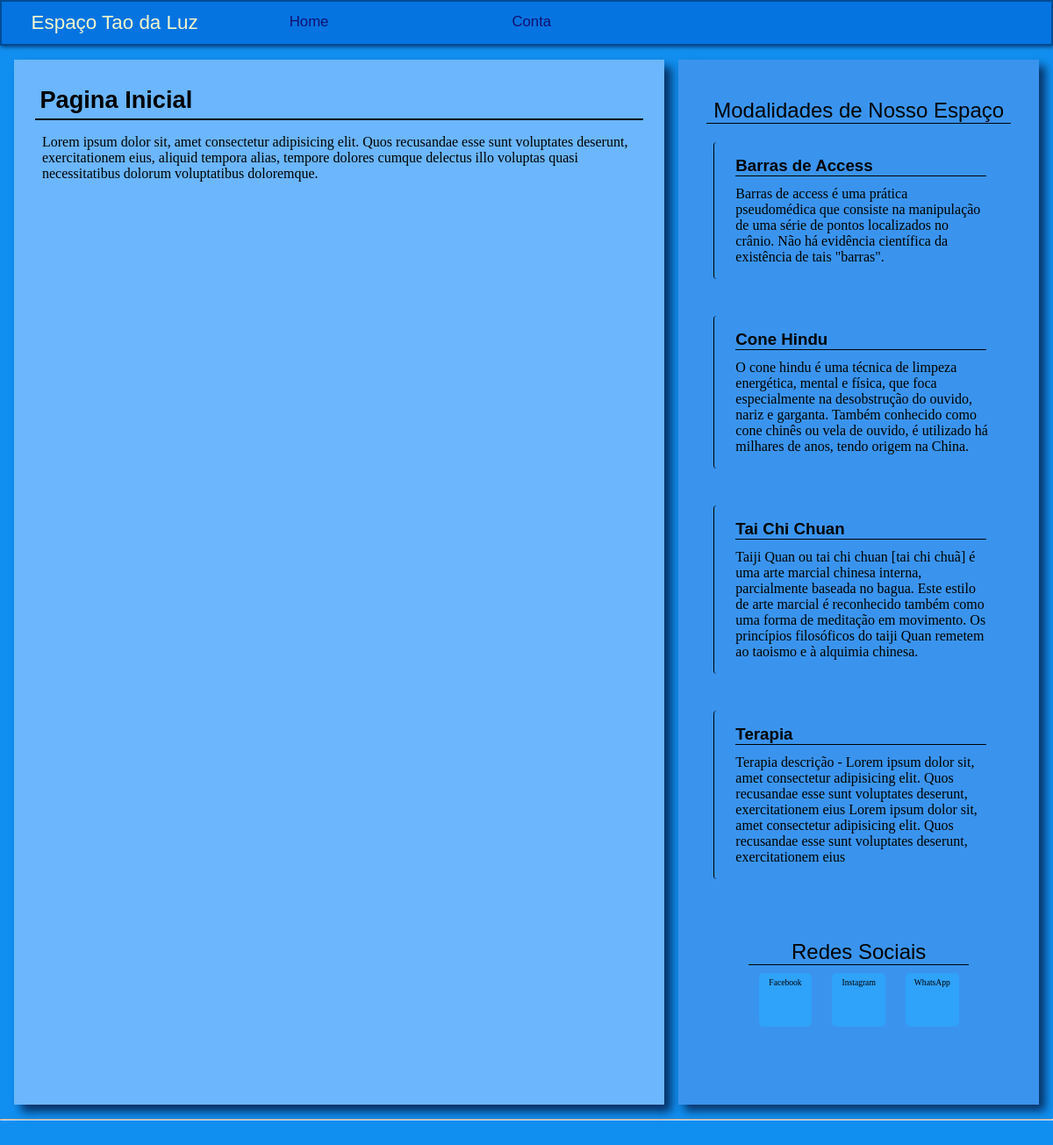
Page /site/home/ on the earlier database version.
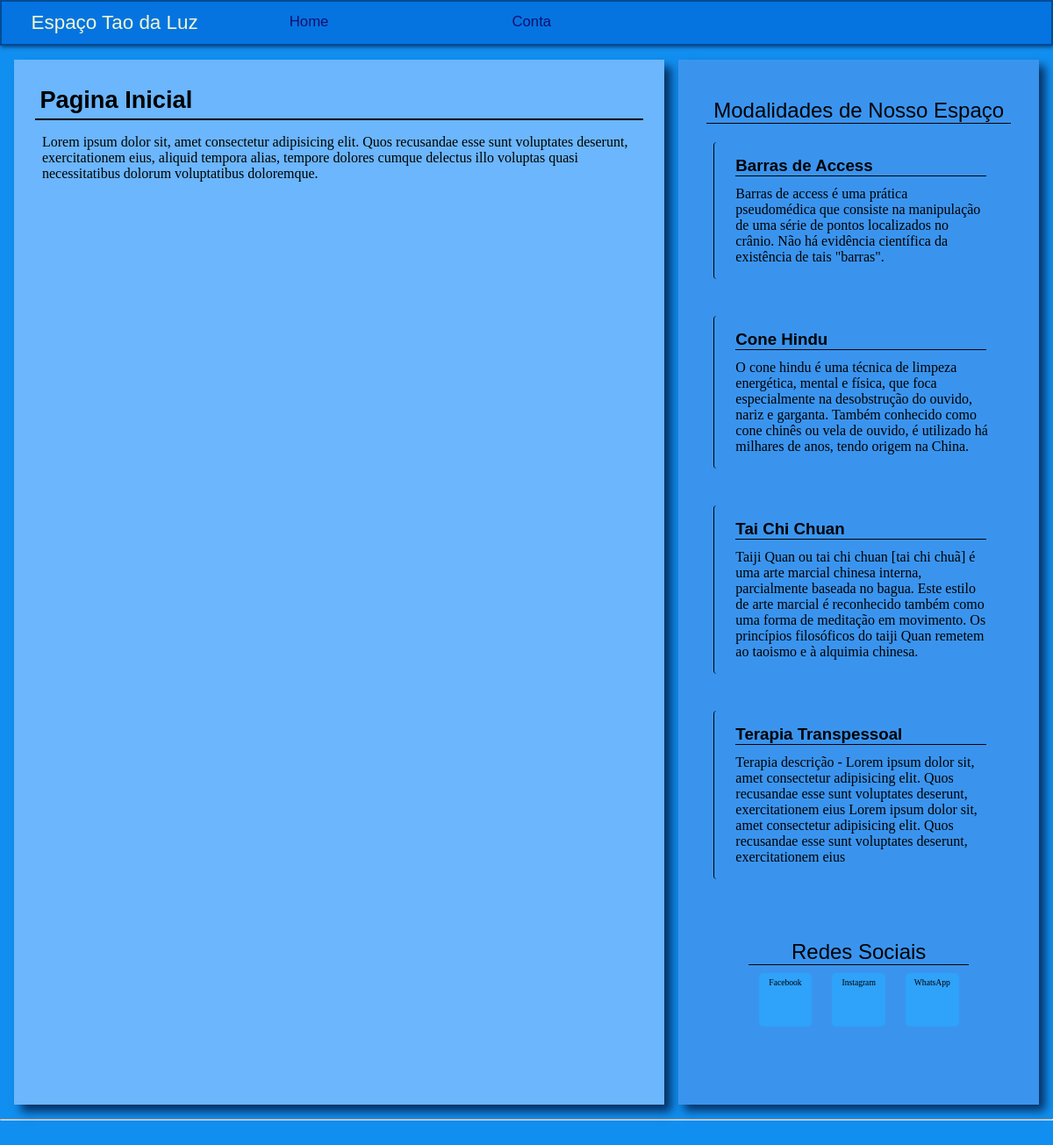
Same page on the later database version.
### Espaco_Tao/models.py (models this page shows, shortened)
class Modalidade(models.Model):
    MODALIDADES_TUPLA = [
        ('', ''),
        ('Terapia Transpessoal', 'Terapia Transpessoal'),
        ('Tai Chi Chuan', 'Tai Chi Chuan'),
        ('Cone Hindu', 'Cone Hindu'),
        ('Barras de Access', 'Barras de Access'),]
    modalidade = models.CharField(max_length=30, choices=MODALIDADES_TUPLA, default=None, unique=True)
    valor = models.FloatField(blank=False, default=None, help_text='Campo obrigatório*')
    tempo_duracao = models.DurationField(blank=False, default=None, help_text='Campo obrigatório*')
    descricao = models.TextField(blank=True, default=None, help_text='Aqui comente sobre o que e/ou como é realiado essa modalidade')
    class Meta:
        verbose_name = 'Modalidade'
        verbose_name_plural = 'Modalidades'

### Espaco_Tao/views.py (the view)
# urls.py: path("home/", views.home_pag, name="home"),
def home_pag(request):
    modalidades = Modalidade.objects.all().order_by('modalidade')
    return render(request, 'Espaco_Tao/home.html', {'modalidade': modalidades})

### Espaco_Tao/templates/Espaco_Tao/home.html (shortened to what this page needs)
{% extends 'base.html' %}
{% load static %}
{% block link %}
    <link rel="stylesheet" href="{% static 'css/home.css' %}">
{% endblock link %}
{% block content %}
    <h2>Pagina Inicial</h2>
    <section>
        <p>Lorem ipsum dolor sit, amet consectetur adipisicing elit. Quos recusandae esse sunt voluptates deserunt, exercitationem eius, aliquid tempora alias, tempore dolores cumque delectus illo voluptas quasi necessitatibus dolorum voluptatibus doloremque.</p>
    </section>
    {% endblock content %}
{% block aside %}
    <aside>
        <h1>Modalidades de Nosso Espaço</h1>
        {% for i in modalidade %}
            <div class="modalidades">
                <div class="text">
                    <h3> {{ i.modalidade }} </h3>
                    <p> {{ i.descricao }} </p>
                </div>
            </div>
        {% endfor %}
        <div id="rede_sociais">
            <h2>
                Redes Sociais
            </h2>
            <div id="nav_rede">
                <div>Facebook</div>
                <div>Instagram</div>
                <div>WhatsApp</div>
            </div>
        </div>
    </aside>
{% endblock aside %}

Differences in the rows shown:
changed Modalidade: modalidade "Terapia" → "Terapia Transpessoal"
